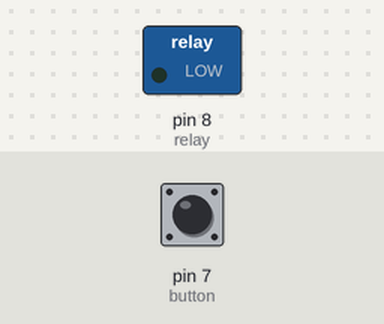
A sketch run on a simulated Arduino Uno, built with avr-gcc and run on an emulated ATmega328P. Parts: switched loads named in the sketch (green lamp = pin HIGH). The inputs (shaded band) are chosen by the test bench; at power-on: pin 7 (button) HIGH.

Above: at 1.2 s.
1.3 s: pin 7 (button) pulled LOW for 0.15 s
At 1.37 s:
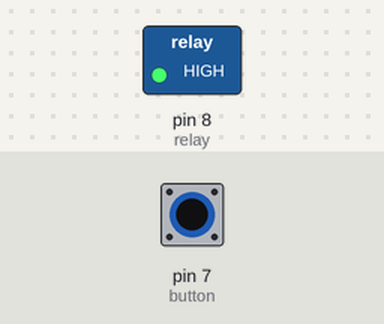
2.9 s: pin 7 (button) pulled LOW for 3.2 s
At 6.7 s:
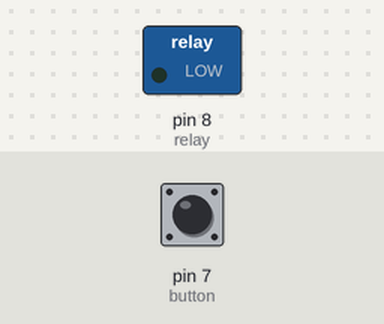
Timing chart, 0 to 8.2 s (numbered marks = the images above; inputs shaded):
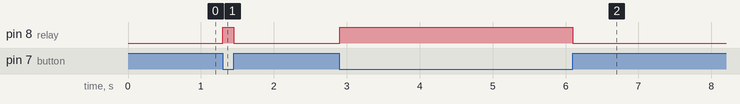

Measured:
- after the input at 1.3 s, pin 8 (relay): LOW → HIGH at once, → LOW 0.15 s later
- after the input at 2.9 s, pin 8 (relay): LOW → HIGH at once, → LOW 3.2 s later

The sketch:

5-Relay_button.ino
```cpp
int relay=8;
int button=7;
int buttonState;

void setup() {
  // put your setup code here, to run once:
  pinMode(relay,OUTPUT);
  pinMode(button,INPUT_PULLUP);
}

void loop() {
  // put your main code here, to run repeatedly:
  buttonState=digitalRead(button);          //check if the button is pressed

  if(buttonState==LOW)
  {
    Serial.println("button is being pressed");
    digitalWrite(relay,HIGH);                //turn ON

  }
  else
  {
    Serial.println("button is not pressed");
    digitalWrite(relay,LOW);                 //turn OFF

  }


}
```
